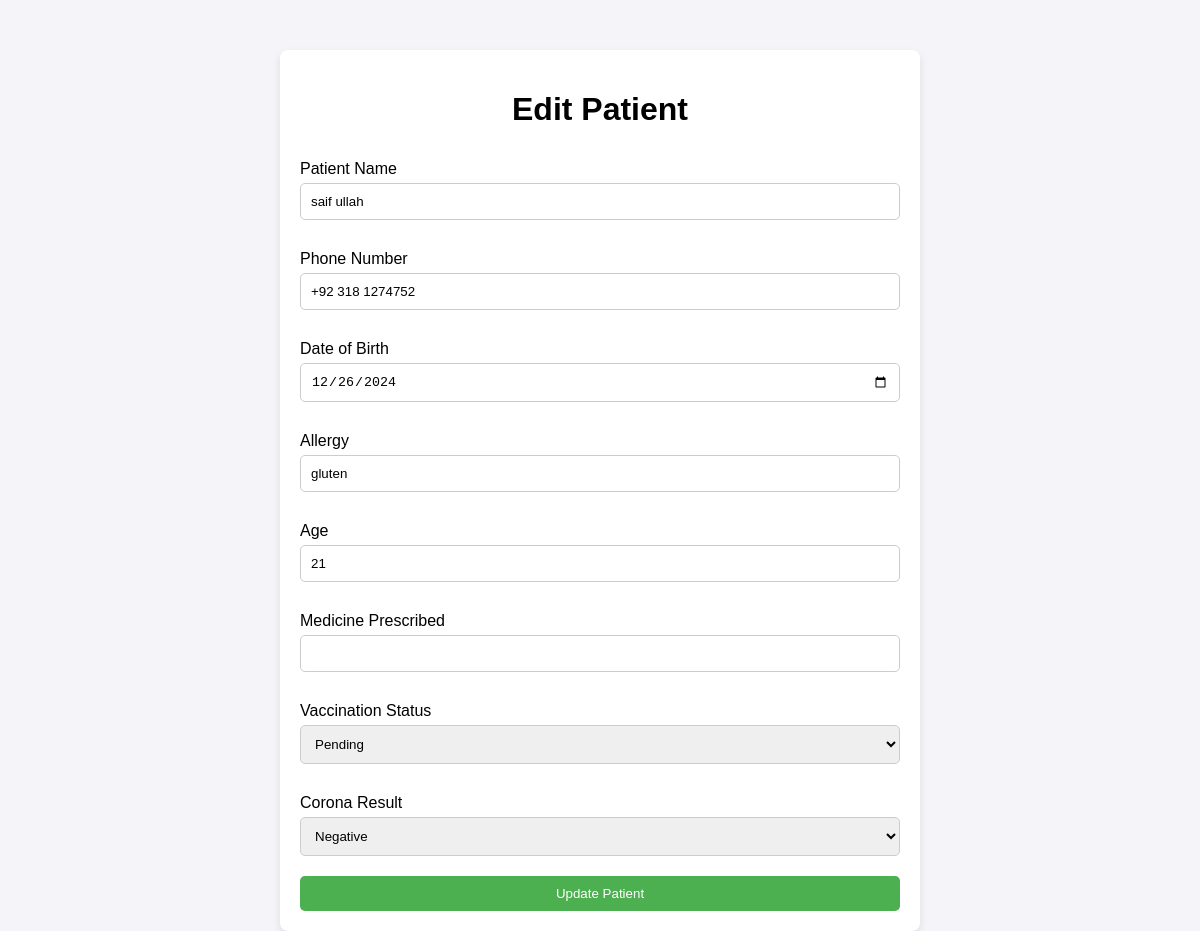
The page /Admin/edit_patient.php?id=9 on the database its author committed.
### tables this page shows
CREATE TABLE `patient` (
  `id` int(255) NOT NULL,
  `patient_name` varchar(30) NOT NULL,
  `phone_number` varchar(15) NOT NULL,
  `dob` date NOT NULL,
  `allergy` varchar(35) NOT NULL,
  `age` int(3) NOT NULL,
  `medicine_prescribed` varchar(255) DEFAULT NULL,
  `vaccination_status` enum('Pending','Completed') DEFAULT 'Pending',
  `corona_result` enum('Positive','Negative') DEFAULT 'Negative'
);

### Admin/edit_patient.php (the view, shortened to what this page needs)
<?php
require('/xampp/htdocs/E-Project/db.php');
$patient_id = $_GET['id'] ?? null;
$sql = "SELECT * FROM patient WHERE id = ?";
$stmt = $conn->prepare($sql);
$stmt->bind_param("i", $patient_id);
$stmt->execute();
$result = $stmt->get_result();
$patient = $result->fetch_assoc();
?>
<!DOCTYPE html>
<html lang="en">
<head>
</head>
<body>
    <div class="container">
        <h1>Edit Patient</h1>
        <form method="POST">
            <label for="patient_name">Patient Name</label>
            <input type="text" id="patient_name" name="patient_name" value="<?= htmlspecialchars($patient['patient_name']) ?>" required>
            <label for="phone_number">Phone Number</label>
            <input type="text" id="phone_number" name="phone_number" value="<?= htmlspecialchars($patient['phone_number']) ?>" required>
            <label for="dob">Date of Birth</label>
            <input type="date" id="dob" name="dob" value="<?= htmlspecialchars($patient['dob']) ?>" required>
            <label for="allergy">Allergy</label>
            <input type="text" id="allergy" name="allergy" value="<?= htmlspecialchars($patient['allergy']) ?>">
            <label for="age">Age</label>
            <input type="number" id="age" name="age" value="<?= htmlspecialchars($patient['age']) ?>" required>
            <label for="medicine_prescribed">Medicine Prescribed</label>
            <input type="text" id="medicine_prescribed" name="medicine_prescribed" value="<?= htmlspecialchars($patient['medicine_prescribed'] ?? '') ?>">
            <label for="vaccination_status">Vaccination Status</label>
            <select id="vaccination_status" name="vaccination_status">
                <option value="Pending" <?= $patient['vaccination_status'] === 'Pending' ? 'selected' : '' ?>>Pending</option>
            </select>
            <label for="corona_result">Corona Result</label>
            <select id="corona_result" name="corona_result">
                <option value="Negative" <?= $patient['corona_result'] === 'Negative' ? 'selected' : '' ?>>Negative</option>
            </select>
            <button type="submit">Update Patient</button>
        </form>
    </div>
</body>
</html>

### Admin/edit_patient.php (style rules this page uses)
body { font-family: Arial, sans-serif; background: #f4f4f9; margin: 0; padding: 0; }
.container { width: 50%; margin: auto; background: white; padding: 20px; margin-top: 50px; border-radius: 8px; box-shadow: 0px 4px 8px rgba(0, 0, 0, 0.1); }
h1 { text-align: center; }
form { display: flex; flex-direction: column; }
label { margin: 10px 0 5px; }
input, select { padding: 10px; margin-bottom: 20px; border: 1px solid #ccc; border-radius: 5px; }
button { padding: 10px; background: #4CAF50; color: white; border: none; border-radius: 5px; cursor: pointer; }

### rows shown on the page
patient: patient_name "saif ullah", phone_number "+92 318 1274752", dob "12/26/2024", allergy "gluten", age "21", vaccination_status "Pending", corona_result "Negative"
